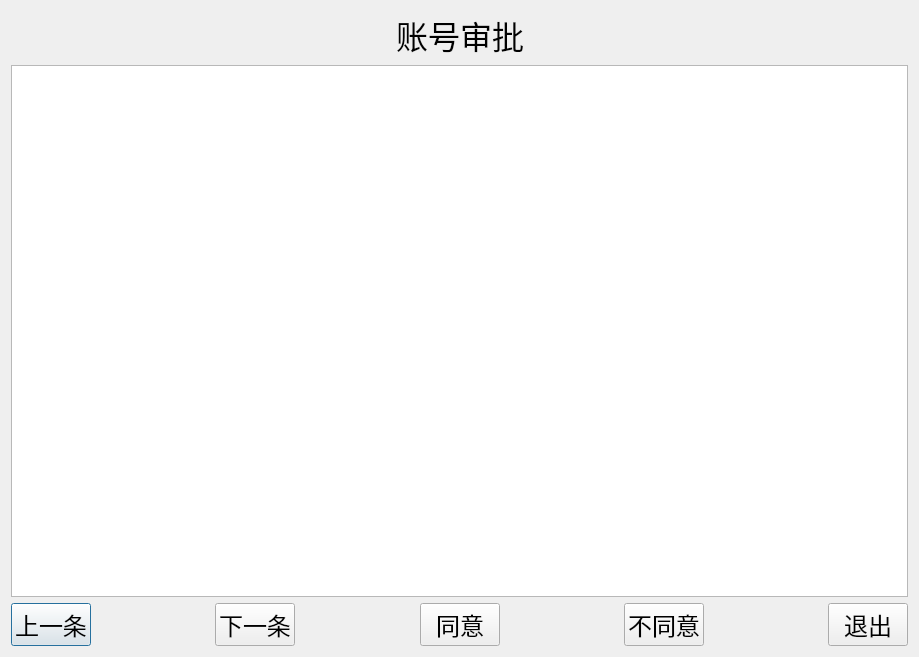
<?xml version="1.0" encoding="UTF-8"?>
<ui version="4.0">
 <class>Dialog</class>
 <widget class="QDialog" name="Dialog">
  <property name="geometry">
   <rect>
    <x>0</x>
    <y>0</y>
    <width>919</width>
    <height>657</height>
   </rect>
  </property>
  <property name="windowTitle">
   <string>Dialog</string>
  </property>
  <layout class="QGridLayout" name="gridLayout">
   <item row="0" column="0">
    <layout class="QHBoxLayout" name="horizontalLayout_2">
     <item>
      <spacer name="horizontalSpacer_5">
       <property name="orientation">
        <enum>Qt::Horizontal</enum>
       </property>
       <property name="sizeHint" stdset="0">
        <size>
         <width>40</width>
         <height>20</height>
        </size>
       </property>
      </spacer>
     </item>
     <item>
      <widget class="QLabel" name="label">
       <property name="font">
        <font>
         <pointsize>24</pointsize>
        </font>
       </property>
       <property name="text">
        <string>账号审批</string>
       </property>
      </widget>
     </item>
     <item>
      <spacer name="horizontalSpacer">
       <property name="orientation">
        <enum>Qt::Horizontal</enum>
       </property>
       <property name="sizeHint" stdset="0">
        <size>
         <width>40</width>
         <height>20</height>
        </size>
       </property>
      </spacer>
     </item>
    </layout>
   </item>
   <item row="1" column="0">
    <widget class="QTextBrowser" name="textBrowser"/>
   </item>
   <item row="2" column="0">
    <layout class="QHBoxLayout" name="horizontalLayout">
     <item>
      <widget class="QPushButton" name="pushButton_2">
       <property name="font">
        <font>
         <pointsize>18</pointsize>
        </font>
       </property>
       <property name="text">
        <string>上一条</string>
       </property>
      </widget>
     </item>
     <item>
      <spacer name="horizontalSpacer_2">
       <property name="font">
        <font>
         <pointsize>18</pointsize>
        </font>
       </property>
       <property name="orientation">
        <enum>Qt::Horizontal</enum>
       </property>
       <property name="sizeHint" stdset="0">
        <size>
         <width>87</width>
         <height>32</height>
        </size>
       </property>
      </spacer>
     </item>
     <item>
      <widget class="QPushButton" name="pushButton_3">
       <property name="font">
        <font>
         <pointsize>18</pointsize>
        </font>
       </property>
       <property name="text">
        <string>下一条</string>
       </property>
      </widget>
     </item>
     <item>
      <spacer name="horizontalSpacer_4">
       <property name="font">
        <font>
         <pointsize>18</pointsize>
        </font>
       </property>
       <property name="orientation">
        <enum>Qt::Horizontal</enum>
       </property>
       <property name="sizeHint" stdset="0">
        <size>
         <width>87</width>
         <height>32</height>
        </size>
       </property>
      </spacer>
     </item>
     <item>
      <widget class="QPushButton" name="pushButton_4">
       <property name="font">
        <font>
         <pointsize>18</pointsize>
        </font>
       </property>
       <property name="text">
        <string>同意</string>
       </property>
      </widget>
     </item>
     <item>
      <spacer name="horizontalSpacer_6">
       <property name="font">
        <font>
         <pointsize>18</pointsize>
        </font>
       </property>
       <property name="orientation">
        <enum>Qt::Horizontal</enum>
       </property>
       <property name="sizeHint" stdset="0">
        <size>
         <width>87</width>
         <height>32</height>
        </size>
       </property>
      </spacer>
     </item>
     <item>
      <widget class="QPushButton" name="pushButton_5">
       <property name="font">
        <font>
         <pointsize>18</pointsize>
        </font>
       </property>
       <property name="text">
        <string>不同意</string>
       </property>
      </widget>
     </item>
     <item>
      <spacer name="horizontalSpacer_3">
       <property name="font">
        <font>
         <pointsize>18</pointsize>
        </font>
       </property>
       <property name="orientation">
        <enum>Qt::Horizontal</enum>
       </property>
       <property name="sizeHint" stdset="0">
        <size>
         <width>87</width>
         <height>32</height>
        </size>
       </property>
      </spacer>
     </item>
     <item>
      <widget class="QPushButton" name="pushButton">
       <property name="font">
        <font>
         <pointsize>18</pointsize>
        </font>
       </property>
       <property name="text">
        <string>退出</string>
       </property>
      </widget>
     </item>
    </layout>
   </item>
  </layout>
 </widget>
 <resources/>
 <connections/>
</ui>
